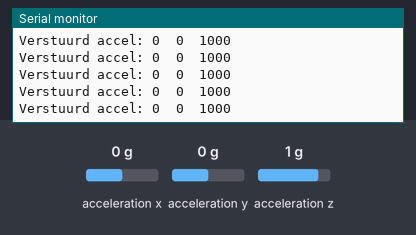
Recording of a sketch running on a simulated Arduino Nano 33 BLE. On the bench: the last lines printed to the serial monitor. The inputs (shaded band) are chosen by the test bench; at power-on: acceleration x 0 g, acceleration y 0 g, acceleration z 1 g. Nothing arrives over Bluetooth unless stated; a phone connects over Bluetooth LE 3 s after start.

Above: at 1.2 s.
1.3 s: acceleration x set to -1.4 g
At 1.31 s:
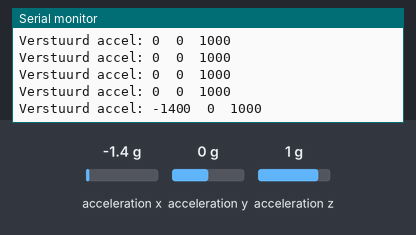
4.3 s: acceleration y set to -1.4 g
At 4.32 s:
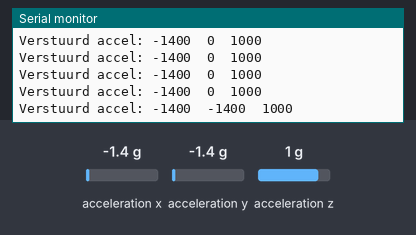
5.8 s: acceleration z set to -1.4 g
At 5.82 s:
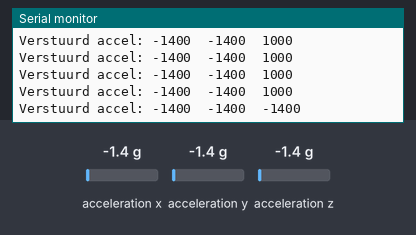

Measured:
- after the input at 1.3 s, the serial monitor: prints a new line at once (image 1)
- after the input at 4.3 s, the serial monitor: prints a new line at once (image 2)
- after the input at 5.8 s, the serial monitor: prints a new line at once (image 3)

The sketch:

VerzendenDataAccelerometer.ino
```cpp
#include <ArduinoBLE.h>
#include "Arduino_BMI270_BMM150.h"

// BLE Service en Characteristic
BLEService imuService("12345678-1234-5678-1234-56789abcdef0");
// 6 bytes (3x int16_t voor X, Y, Z)
BLECharacteristic accelCharacteristic("abcdef01-1234-5678-1234-56789abcdef0", BLERead | BLENotify, 6);

unsigned long previousMillis = 0;
const long interval = 100;
bool deviceConnected = false;

void setup() {
  Serial.begin(9600);

  // Start BLE
  if (!BLE.begin()) {
    Serial.println("BLE start failed!");
    while (1);
  }

  // Start IMU
  if (!IMU.begin()) {
    Serial.println("Failed to initialize IMU!");
    while (1);
  }

  Serial.print("Accelerometer sample rate = ");
  Serial.print(IMU.accelerationSampleRate());
  Serial.println(" Hz");

  // BLE setup
  BLE.setLocalName("NanoTests");
  BLE.setAdvertisedService(imuService);

  imuService.addCharacteristic(accelCharacteristic);
  BLE.addService(imuService);

  BLE.advertise();
  Serial.println("Peripheral actief, wacht op verbinding...");
}

void loop() {
  BLE.poll();

  // Verbinding status checken
  if (BLE.connected() && !deviceConnected) {
    Serial.println("Er is een device verbonden!");
    deviceConnected = true;
  }
  else if (!BLE.connected() && deviceConnected) {
    Serial.println("Device is verbroken.");
    deviceConnected = false;
  }

  unsigned long currentMillis = millis();
  if (currentMillis - previousMillis >= interval) {
    previousMillis = currentMillis;

    float x, y, z;
    if (IMU.accelerationAvailable()) {
      IMU.readAcceleration(x, y, z);

      // Zet om naar milli-g en cast naar int16_t
      int16_t xi = (int16_t)(x * 1000);
      int16_t yi = (int16_t)(y * 1000);
      int16_t zi = (int16_t)(z * 1000);

      // In 6 bytes stoppen (little endian)
      byte data[6];
      data[0] = lowByte(xi);
      data[1] = highByte(xi);
      data[2] = lowByte(yi);
      data[3] = highByte(yi);
      data[4] = lowByte(zi);
      data[5] = highByte(zi);

      accelCharacteristic.writeValue(data, 6);

      Serial.print("Verstuurd accel: ");
      Serial.print(xi);
      Serial.print("\t");
      Serial.print(yi);
      Serial.print("\t");
      Serial.println(zi);
    }
  }
}
```
